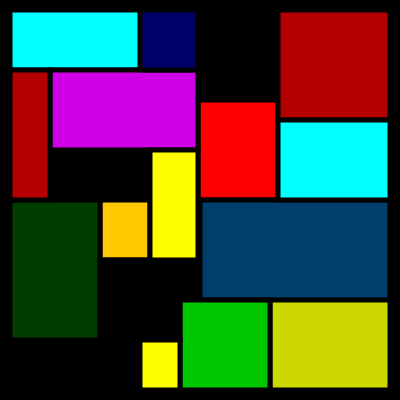
Frame 1 (no input)
Frame 60 (no input): identical to frame 1, image omitted
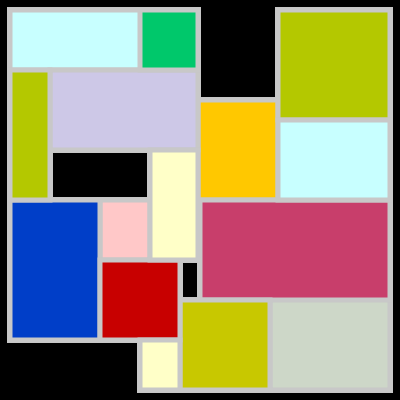
Frame 120 (the mouse pressed at the canvas centre since frame 60)

The p5.js sketch that drew these frames (run headless with seeded random() and noise() and a simulated clock; from frame 60 on, the mouse is pressed at the canvas centre):

// p5.js sketch
// ── sketch.js

function setup() {
    createCanvas(400, 400);
    background(0);
}

function draw() {
    fill(255, 200, mouseX);
    stroke(mouseX);
    strokeWeight(5);
    rect(100, 200, 50, 60);

    fill(255, mouseY, 0);
    stroke(mouseX);
    strokeWeight(5);
    rect(198, 100, 80, 100);

    fill(mouseX, 255, 255);
    stroke(mouseX);
    strokeWeight(5);
    rect(10, 10, 140, 60);

    fill(205, 215, mouseX);
    stroke(mouseX);
    strokeWeight(5);
    rect(270, 250, 120, 140);

    fill(0, 62, mouseY);
    stroke(mouseX);
    strokeWeight(5);
    rect(10, 200, 90, 140);

    fill(mouseY, 62, 107);
    stroke(mouseX);
    strokeWeight(5);
    rect(200, 200, 190, 100);

    fill(205, mouseX, 231);
    stroke(mouseX);
    strokeWeight(5);
    rect(50, 70, 148, 80);

    fill(0, mouseY, 107);
    stroke(mouseX);
    strokeWeight(5);
    rect(140, 10, 58, 60);

    fill(mouseY, 200, 0);
    stroke(mouseX);
    strokeWeight(5);
    rect(180, 300, 90, 90);

    fill(180, mouseX, 0);
    stroke(mouseX);
    strokeWeight(5);
    rect(278, 10, 112, 110);

    fill(mouseY, 0, 0);
    stroke(mouseX);
    strokeWeight(5);
    rect(100, 260, 80, 80);

    fill(180, mouseX, 0);
    stroke(mouseX);
    strokeWeight(5);
    rect(10, 70, 40, 130);

    fill(255, 255, mouseX);
    stroke(mouseX);
    strokeWeight(5);
    rect(150, 150, 48, 110);

    fill(mouseY, 255, 255);
    stroke(mouseX);
    strokeWeight(5);
    rect(278, 120, 112, 80);

    fill(255, 255, mouseX);
    stroke(mouseX);
    strokeWeight(5);
    rect(140, 340, 40, 50);
}
